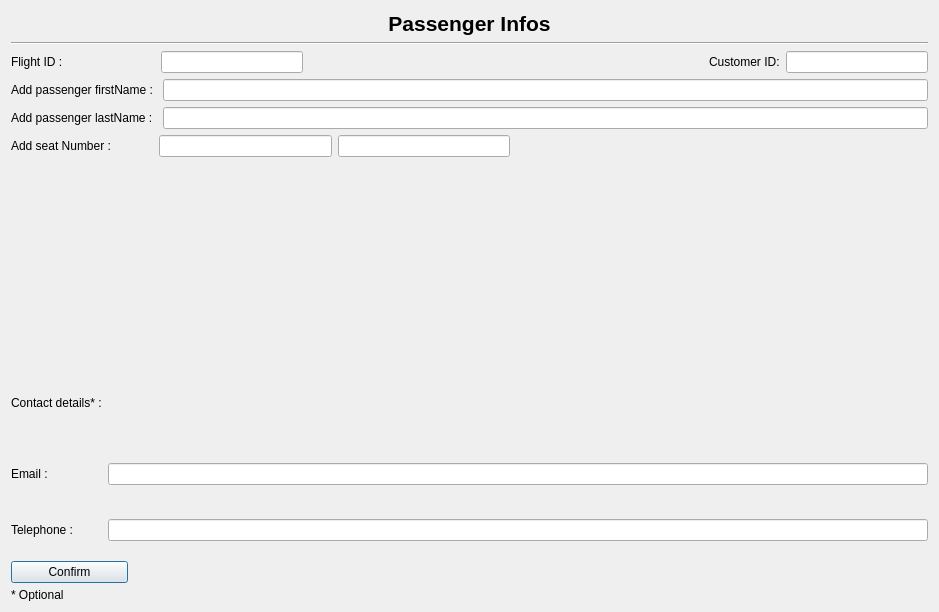
<?xml version="1.0" encoding="UTF-8"?>
<ui version="4.0">
 <class>ContinueBooking</class>
 <widget class="QDialog" name="ContinueBooking">
  <property name="geometry">
   <rect>
    <x>0</x>
    <y>0</y>
    <width>939</width>
    <height>612</height>
   </rect>
  </property>
  <property name="windowTitle">
   <string>Dialog</string>
  </property>
  <layout class="QVBoxLayout" name="verticalLayout_2">
   <item>
    <layout class="QVBoxLayout" name="verticalLayout">
     <item>
      <layout class="QHBoxLayout" name="horizontalLayout">
       <item>
        <widget class="QLabel" name="label">
         <property name="sizePolicy">
          <sizepolicy hsizetype="Preferred" vsizetype="Fixed">
           <horstretch>0</horstretch>
           <verstretch>0</verstretch>
          </sizepolicy>
         </property>
         <property name="font">
          <font>
           <pointsize>16</pointsize>
           <bold>true</bold>
          </font>
         </property>
         <property name="text">
          <string>Passenger Infos</string>
         </property>
         <property name="alignment">
          <set>Qt::AlignCenter</set>
         </property>
        </widget>
       </item>
      </layout>
     </item>
     <item>
      <layout class="QHBoxLayout" name="horizontalLayout_3">
       <property name="spacing">
        <number>0</number>
       </property>
       <property name="rightMargin">
        <number>0</number>
       </property>
       <item>
        <widget class="Line" name="line">
         <property name="orientation">
          <enum>Qt::Horizontal</enum>
         </property>
        </widget>
       </item>
      </layout>
     </item>
     <item>
      <layout class="QHBoxLayout" name="horizontalLayout_5">
       <item>
        <widget class="QLabel" name="label_5">
         <property name="text">
          <string>Flight ID :</string>
         </property>
        </widget>
       </item>
       <item>
        <spacer name="horizontalSpacer_5">
         <property name="orientation">
          <enum>Qt::Horizontal</enum>
         </property>
         <property name="sizeType">
          <enum>QSizePolicy::Fixed</enum>
         </property>
         <property name="sizeHint" stdset="0">
          <size>
           <width>92</width>
           <height>20</height>
          </size>
         </property>
        </spacer>
       </item>
       <item>
        <widget class="QLineEdit" name="leFlightID"/>
       </item>
       <item>
        <spacer name="horizontalSpacer_4">
         <property name="orientation">
          <enum>Qt::Horizontal</enum>
         </property>
         <property name="sizeType">
          <enum>QSizePolicy::Fixed</enum>
         </property>
         <property name="sizeHint" stdset="0">
          <size>
           <width>400</width>
           <height>20</height>
          </size>
         </property>
        </spacer>
       </item>
       <item>
        <widget class="QLabel" name="label_7">
         <property name="text">
          <string>Customer ID:</string>
         </property>
        </widget>
       </item>
       <item>
        <widget class="QLineEdit" name="leCustomerID"/>
       </item>
      </layout>
     </item>
     <item>
      <layout class="QGridLayout" name="gridLayout" rowstretch="0,0">
       <item row="1" column="0">
        <widget class="QLabel" name="label_3">
         <property name="text">
          <string>Add passenger lastName :</string>
         </property>
        </widget>
       </item>
       <item row="0" column="0">
        <widget class="QLabel" name="LB_AddPass">
         <property name="text">
          <string>Add passenger firstName : </string>
         </property>
        </widget>
       </item>
       <item row="0" column="1">
        <widget class="QLineEdit" name="lePassengerFirst"/>
       </item>
       <item row="1" column="1">
        <widget class="QLineEdit" name="lePassengerLast"/>
       </item>
      </layout>
     </item>
     <item>
      <layout class="QHBoxLayout" name="horizontalLayout_4">
       <item>
        <widget class="QLabel" name="label_4">
         <property name="text">
          <string>Add seat Number :</string>
         </property>
        </widget>
       </item>
       <item>
        <spacer name="horizontalSpacer_2">
         <property name="orientation">
          <enum>Qt::Horizontal</enum>
         </property>
         <property name="sizeType">
          <enum>QSizePolicy::Fixed</enum>
         </property>
         <property name="sizeHint" stdset="0">
          <size>
           <width>42</width>
           <height>20</height>
          </size>
         </property>
        </spacer>
       </item>
       <item>
        <widget class="QLineEdit" name="leSeatRow">
         <property name="text">
          <string/>
         </property>
        </widget>
       </item>
       <item>
        <widget class="QLineEdit" name="leSeatCol">
         <property name="text">
          <string/>
         </property>
        </widget>
       </item>
       <item>
        <spacer name="horizontalSpacer_3">
         <property name="orientation">
          <enum>Qt::Horizontal</enum>
         </property>
         <property name="sizeType">
          <enum>QSizePolicy::Fixed</enum>
         </property>
         <property name="sizeHint" stdset="0">
          <size>
           <width>418</width>
           <height>20</height>
          </size>
         </property>
        </spacer>
       </item>
      </layout>
     </item>
     <item>
      <spacer name="verticalSpacer">
       <property name="orientation">
        <enum>Qt::Vertical</enum>
       </property>
       <property name="sizeType">
        <enum>QSizePolicy::Fixed</enum>
       </property>
       <property name="sizeHint" stdset="0">
        <size>
         <width>20</width>
         <height>200</height>
        </size>
       </property>
      </spacer>
     </item>
     <item>
      <layout class="QGridLayout" name="gridLayout_2" rowstretch="0,0,0" rowminimumheight="0,50,50">
       <item row="1" column="0">
        <widget class="QLabel" name="LB_Email">
         <property name="text">
          <string>Email : </string>
         </property>
        </widget>
       </item>
       <item row="0" column="0">
        <widget class="QLabel" name="label_6">
         <property name="text">
          <string>Contact details* :</string>
         </property>
        </widget>
       </item>
       <item row="1" column="1">
        <widget class="QLineEdit" name="LE_Email"/>
       </item>
       <item row="2" column="0">
        <widget class="QLabel" name="LB_Telephone">
         <property name="text">
          <string>Telephone : </string>
         </property>
        </widget>
       </item>
       <item row="2" column="1">
        <widget class="QLineEdit" name="L_Telephone"/>
       </item>
      </layout>
     </item>
     <item>
      <layout class="QHBoxLayout" name="horizontalLayout_2">
       <item>
        <widget class="QPushButton" name="pbConfirm">
         <property name="text">
          <string>Confirm</string>
         </property>
        </widget>
       </item>
       <item>
        <spacer name="horizontalSpacer">
         <property name="orientation">
          <enum>Qt::Horizontal</enum>
         </property>
         <property name="sizeType">
          <enum>QSizePolicy::Fixed</enum>
         </property>
         <property name="sizeHint" stdset="0">
          <size>
           <width>800</width>
           <height>20</height>
          </size>
         </property>
        </spacer>
       </item>
      </layout>
     </item>
     <item>
      <widget class="QLabel" name="label_2">
       <property name="maximumSize">
        <size>
         <width>16777215</width>
         <height>12</height>
        </size>
       </property>
       <property name="text">
        <string>* Optional</string>
       </property>
      </widget>
     </item>
    </layout>
   </item>
  </layout>
 </widget>
 <resources/>
 <connections/>
</ui>
